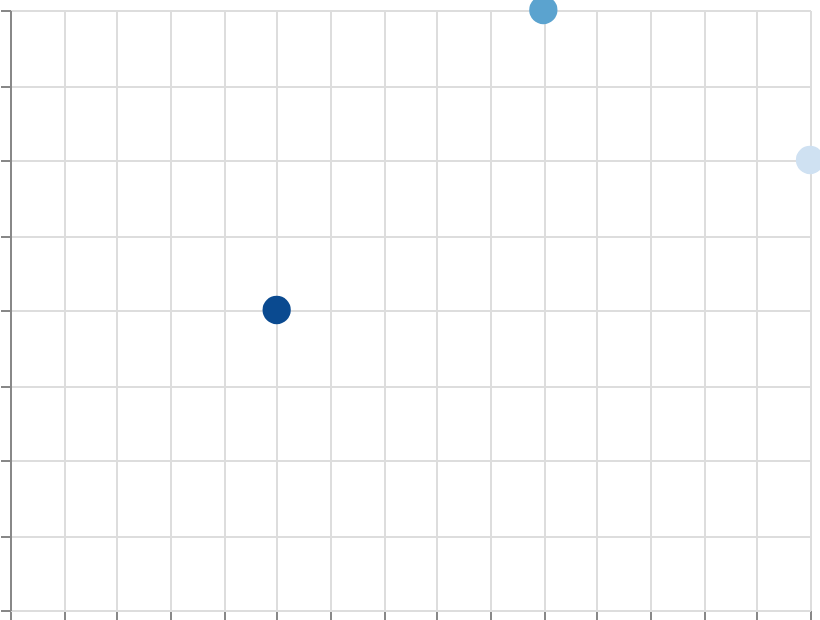

Write the Vega-Lite specification saved for this chart.
### Vega specification from a JSON file in a GitHub repository (floating-point values rounded to 4 significant figures)
{"$schema": "https://vega.github.io/schema/vega/v6.json", "width": 400, "height": 300, "padding": 5, "autosize": "none", "data": [{"name": "table", "values": [{"x": 1, "y": 2, "val": 10}, {"x": 2, "y": 4, "val": 50}, {"x": 3, "y": 3, "val": 90}]}], "scales": [{"name": "x", "type": "linear", "domain": {"data": "table", "field": "x"}, "range": "width", "nice": true}, {"name": "y", "type": "linear", "domain": {"data": "table", "field": "y"}, "range": [{"signal": "height"}, 0], "nice": true}, {"name": "color", "type": "linear", "domain": {"data": "table", "field": "val"}, "reverse": true, "range": {"scheme": "blues"}}], "marks": [{"type": "symbol", "from": {"data": "table"}, "encode": {"update": {"x": {"scale": "x", "field": "x"}, "y": {"scale": "y", "field": "y"}, "size": {"value": 200}, "fill": {"scale": "color", "field": "val"}}}}], "axes": [{"scale": "x", "orient": "bottom", "grid": true, "labels": false}, {"scale": "y", "orient": "left", "grid": true, "labels": false}], "legends": [{"fill": "color"}]}
